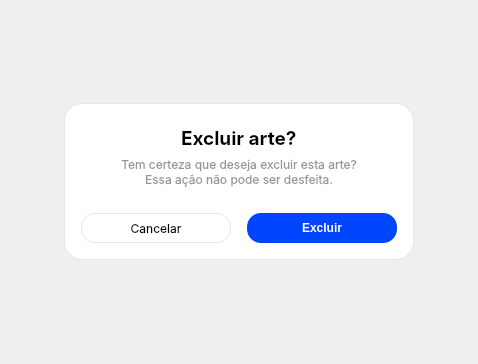
<?xml version="1.0" encoding="UTF-8"?>
<ui version="4.0">
 <class>PopupDelete</class>
 <widget class="QWidget" name="PopupDelete">
  <property name="windowModality">
   <enum>Qt::WindowModality::ApplicationModal</enum>
  </property>
  <property name="geometry">
   <rect>
    <x>0</x>
    <y>0</y>
    <width>478</width>
    <height>364</height>
   </rect>
  </property>
  <property name="sizePolicy">
   <sizepolicy hsizetype="Expanding" vsizetype="Expanding">
    <horstretch>0</horstretch>
    <verstretch>0</verstretch>
   </sizepolicy>
  </property>
  <property name="minimumSize">
   <size>
    <width>0</width>
    <height>0</height>
   </size>
  </property>
  <property name="maximumSize">
   <size>
    <width>16777215</width>
    <height>16777215</height>
   </size>
  </property>
  <property name="baseSize">
   <size>
    <width>-1</width>
    <height>0</height>
   </size>
  </property>
  <property name="windowTitle">
   <string>Excluir arte</string>
  </property>
  <property name="autoFillBackground">
   <bool>false</bool>
  </property>
  <property name="styleSheet">
   <string notr="true"/>
  </property>
  <layout class="QGridLayout" name="gridLayout">
   <item row="0" column="0">
    <widget class="QFrame" name="frmPopup">
     <property name="minimumSize">
      <size>
       <width>312</width>
       <height>0</height>
      </size>
     </property>
     <property name="maximumSize">
      <size>
       <width>350</width>
       <height>157</height>
      </size>
     </property>
     <property name="focusPolicy">
      <enum>Qt::FocusPolicy::StrongFocus</enum>
     </property>
     <property name="styleSheet">
      <string notr="true">QWidget {
    background-color: rgb(255, 255, 255);
	border: 1px solid rgb(230, 230, 230);
    border-radius: 18px;
}</string>
     </property>
     <property name="frameShape">
      <enum>QFrame::Shape::StyledPanel</enum>
     </property>
     <property name="frameShadow">
      <enum>QFrame::Shadow::Raised</enum>
     </property>
     <layout class="QVBoxLayout" name="verticalLayout">
      <property name="spacing">
       <number>24</number>
      </property>
      <property name="leftMargin">
       <number>16</number>
      </property>
      <property name="topMargin">
       <number>16</number>
      </property>
      <property name="rightMargin">
       <number>16</number>
      </property>
      <property name="bottomMargin">
       <number>16</number>
      </property>
      <item>
       <layout class="QVBoxLayout" name="verticalLayout_2">
        <property name="spacing">
         <number>0</number>
        </property>
        <item>
         <layout class="QHBoxLayout" name="horizontalLayout_2">
          <item>
           <spacer name="hspacerTitle_1">
            <property name="orientation">
             <enum>Qt::Orientation::Horizontal</enum>
            </property>
            <property name="sizeHint" stdset="0">
             <size>
              <width>40</width>
              <height>20</height>
             </size>
            </property>
           </spacer>
          </item>
          <item>
           <widget class="QLabel" name="lblTitle">
            <property name="minimumSize">
             <size>
              <width>0</width>
              <height>18</height>
             </size>
            </property>
            <property name="font">
             <font>
              <family>Inter</family>
              <pointsize>14</pointsize>
              <bold>true</bold>
              <hintingpreference>PreferNoHinting</hintingpreference>
             </font>
            </property>
            <property name="styleSheet">
             <string notr="true">QLabel{
	border: none;
}</string>
            </property>
            <property name="text">
             <string>Excluir arte?</string>
            </property>
           </widget>
          </item>
          <item>
           <spacer name="hspacerTitle_2">
            <property name="orientation">
             <enum>Qt::Orientation::Horizontal</enum>
            </property>
            <property name="sizeHint" stdset="0">
             <size>
              <width>40</width>
              <height>20</height>
             </size>
            </property>
           </spacer>
          </item>
         </layout>
        </item>
        <item>
         <widget class="QLabel" name="lblDesc">
          <property name="minimumSize">
           <size>
            <width>0</width>
            <height>30</height>
           </size>
          </property>
          <property name="font">
           <font>
            <family>Inter</family>
            <hintingpreference>PreferNoHinting</hintingpreference>
           </font>
          </property>
          <property name="styleSheet">
           <string notr="true">QLabel{
	border: none;
	color: rgb(150, 150, 150);
	text-align: center;
}</string>
          </property>
          <property name="text">
           <string>Tem certeza que deseja excluir esta arte?
Essa ação não pode ser desfeita.</string>
          </property>
          <property name="alignment">
           <set>Qt::AlignmentFlag::AlignCenter</set>
          </property>
         </widget>
        </item>
       </layout>
      </item>
      <item>
       <layout class="QHBoxLayout" name="horizontalLayout">
        <property name="spacing">
         <number>16</number>
        </property>
        <property name="leftMargin">
         <number>0</number>
        </property>
        <property name="topMargin">
         <number>0</number>
        </property>
        <property name="rightMargin">
         <number>0</number>
        </property>
        <property name="bottomMargin">
         <number>0</number>
        </property>
        <item>
         <widget class="QPushButton" name="btnCancel">
          <property name="minimumSize">
           <size>
            <width>0</width>
            <height>30</height>
           </size>
          </property>
          <property name="maximumSize">
           <size>
            <width>16777215</width>
            <height>30</height>
           </size>
          </property>
          <property name="font">
           <font>
            <family>Inter</family>
            <pointsize>9</pointsize>
            <hintingpreference>PreferNoHinting</hintingpreference>
           </font>
          </property>
          <property name="styleSheet">
           <string notr="true">QPushButton{
	background-color: rgb(255, 255, 255);
	color:rgb(0, 0, 0);
	border: 1px solid rgb(230, 230, 230);
	border-radius: 14px;
}

QPushButton::hover{
	background-color: rgb(230, 230, 230);
	border: 1px solid rgb(28, 28, 28);
	border-radius: 14px;
}
</string>
          </property>
          <property name="text">
           <string>Cancelar</string>
          </property>
         </widget>
        </item>
        <item>
         <widget class="QPushButton" name="btnConfirm">
          <property name="minimumSize">
           <size>
            <width>0</width>
            <height>30</height>
           </size>
          </property>
          <property name="maximumSize">
           <size>
            <width>16777215</width>
            <height>30</height>
           </size>
          </property>
          <property name="font">
           <font>
            <bold>true</bold>
            <hintingpreference>PreferNoHinting</hintingpreference>
           </font>
          </property>
          <property name="styleSheet">
           <string notr="true">QPushButton{
	background-color: rgb(0, 69, 254);
	color:rgb(255, 255, 255);
	border: none;
	border-radius: 14px;
}

QPushButton::hover{
	background-color: rgb(12, 90, 234);
	border: none;
	border-radius: 14px;
}
</string>
          </property>
          <property name="text">
           <string>Excluir</string>
          </property>
         </widget>
        </item>
       </layout>
      </item>
     </layout>
    </widget>
   </item>
  </layout>
 </widget>
 <resources>
  <include location="../assets/images/resource_image.qrc"/>
  <include location="../assets/icons/resource_icons.qrc"/>
 </resources>
 <connections>
  <connection>
   <sender>btnConfirm</sender>
   <signal>clicked()</signal>
   <receiver>PopupDelete</receiver>
   <slot>close()</slot>
   <hints>
    <hint type="sourcelabel">
     <x>383</x>
     <y>218</y>
    </hint>
    <hint type="destinationlabel">
     <x>501</x>
     <y>159</y>
    </hint>
   </hints>
  </connection>
 </connections>
</ui>
